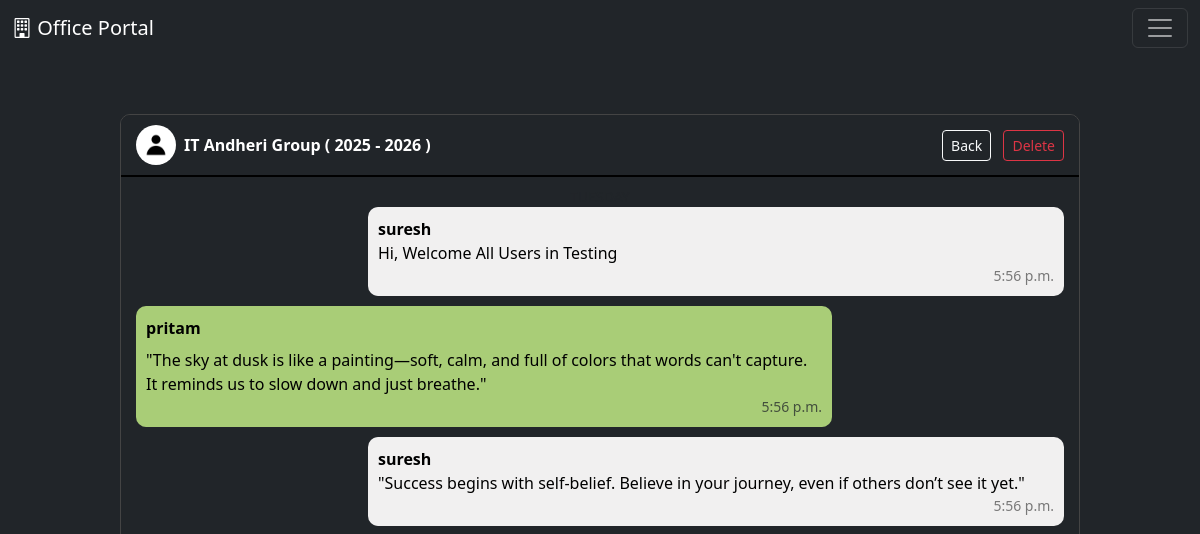
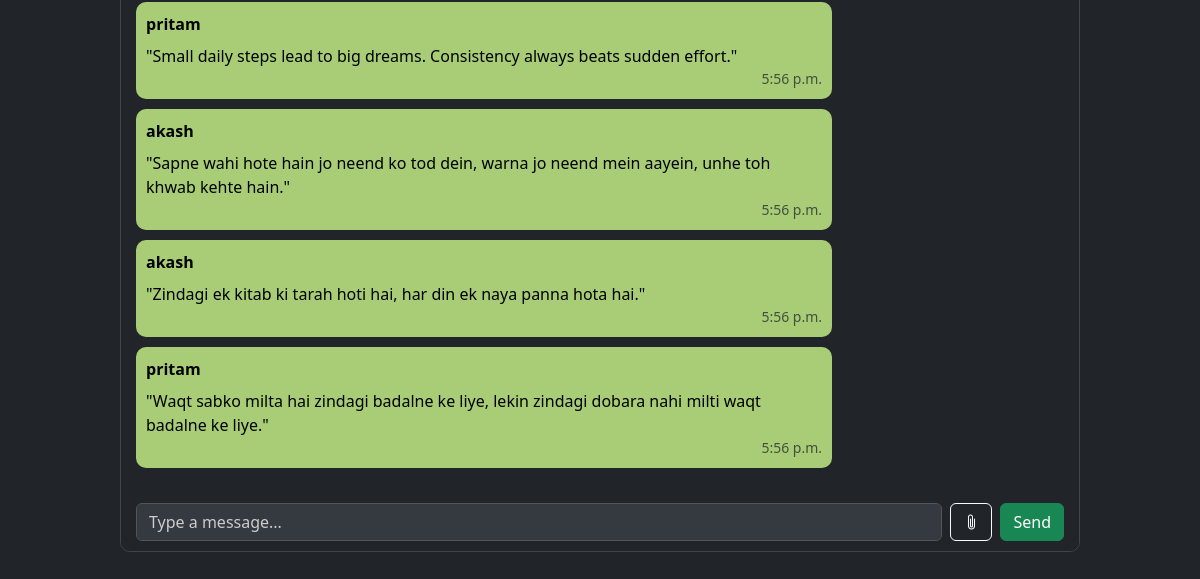
/chats-open/18/ (signed in), run on an earlier commit of the app's database (2 pictures, top to bottom).
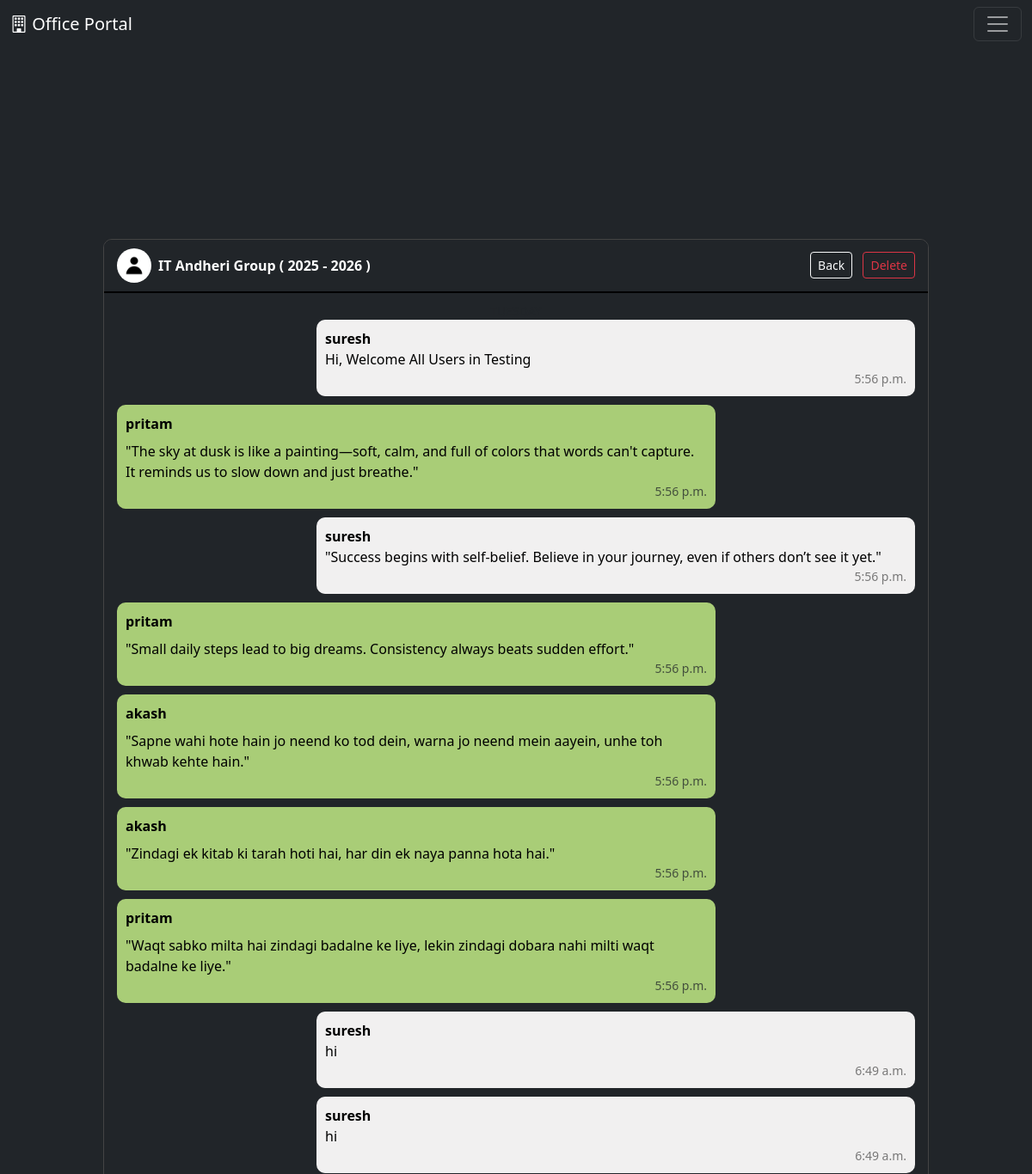
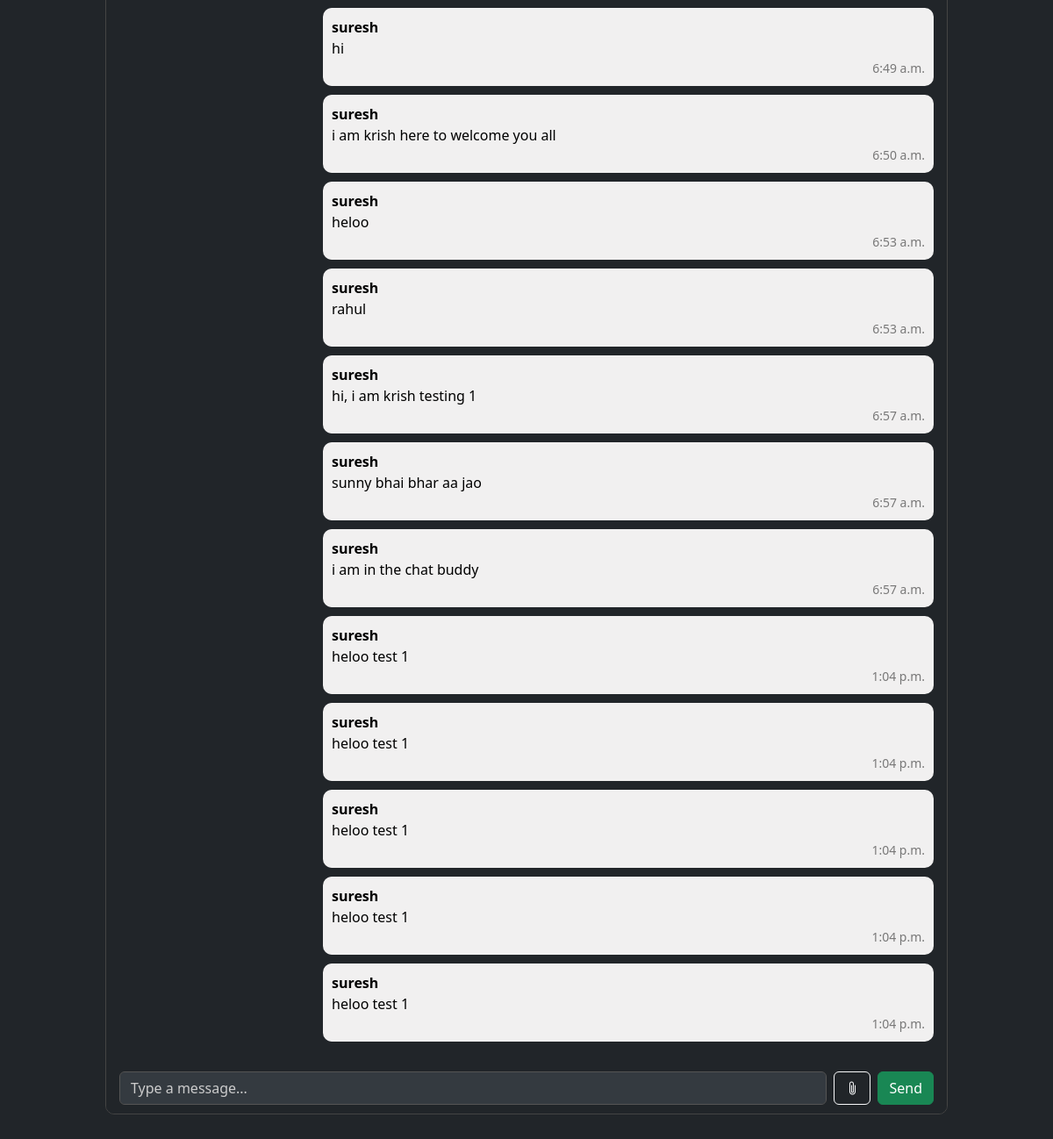
And on a later commit of the database (2 pictures, top to bottom).
### home/models.py (models this page shows, shortened)
class CategoryGroupModel(models.Model):
    CGM_Image = models.ImageField(upload_to='CGM/', default='default_user/def_user.jpg')
    CGM_Name = models.CharField(max_length=100)
    CGM_Category = models.CharField(max_length=100)
    CGM_Description = models.CharField(max_length=5000, blank=True, null=True, default='Group Chat, Description!')
    CGM_Slogon = models.CharField(max_length=500, default='Welcome To New Group!')
    CGM_Time = models.DateField(default=timezone.now)

class CGChartModel(models.Model):
    CGC_ChatLink = models.ForeignKey(CategoryGroupModel, on_delete=models.CASCADE)
    CGC_UserName = models.CharField(max_length=300)
    CGC_Text = models.CharField(max_length=7000, blank=True, null=True)
    CGC_Image = models.ImageField(upload_to='Images/', blank=True, null=True)
    CGC_File = models.FileField(upload_to='File/', blank=True, null=True)
    CGC_Video = models.FileField(upload_to='Video/', blank=True, null=True)
    CGC_Date = models.DateField(default=timezone.now)
    CGC_Time = models.TimeField(default=get_current_ist_time)

### home/views.py (the view, shortened to what this page needs)
# urls.py: path('chats-open/<str:groupname>/', views.openChatsPageFunction, name='OpenChats'),
def openChatsPageFunction(request, groupname):
    objOfGroup = CategoryGroupModel.objects.get(id = groupname)
    objOfChat = CGChartModel.objects.filter(CGC_ChatLink = groupname)
    objOfProfile = Profile.objects.get(name = request.user.id)
    groupName = objOfGroup.CGM_Name
    GroupImage = objOfGroup.CGM_Image
    lstOfUserData = []
    for OOC in objOfChat:
        if OOC.CGC_UserName == request.user.username:
            lstOfUserData += [1]
        else:
            lstOfUserData += [0]
    ObjectOFNewChat = zip(objOfChat, lstOfUserData)
    UserCategory = objOfProfile.user_category
    context = {
        'ObjectOFNewChat' : ObjectOFNewChat,
        'groupName' : groupName,
        'GroupImage' : GroupImage,
        'UserCategory' : UserCategory,
    }
    return render(request, 'openChat.html', context)

### home/navbar.py (called while the page is built)
def NavbarFunction(request):
    if request.user.is_authenticated:
        User_Profile = Profile.objects.get(name = request.user.id)
        return {
            "Category" : User_Profile.user_category,
        }
    return {
        "Category" : "Employee",
    }

### templates/openChat.html (shortened to what this page needs)
{% extends 'base.html' %}
{% block body %}
<div class="chat-container bg-dark">
    <div class="chat-navbar text-white bg-dark" style="border-bottom: 2px solid black;">
      <div class="d-flex align-items-center">
        <img src="/media/{{ GroupImage }}" class="rounded-circle me-2" width="40" height="40" alt="Profile">
        <span class="fw-bold">{{ groupName|truncatechars:80 }}</span>
      </div>
      <div>
        <a href="{% url 'Chats' %}" class="btn btn-outline-light btn-sm me-2">Back</a>
        {% if UserCategory == 'Owner' %}
          <button class="btn btn-outline-danger btn-sm">Delete</button>
        {% endif %}
      </div>
    </div>
    <div class="chat-body text-black" id="chat-body">
      <div class="text-center text-muted small">TUESDAY</div>
      {% for OC1, OC2 in ObjectOFNewChat %}
        {% if OC2 == 0 %}
          <div class="msg">
            <strong>{{ OC1.CGC_UserName }}</strong>
            <p class="mt-2 mb-0">
              {{ OC1.CGC_Text }}
            </p>
            <div class="text-end text-muted small">
              {{ OC1.CGC_Time }}
            </div>
          </div>
        {% elif OC2 == 1 %}
          <div class="msg other">
            <strong>{{ OC1.CGC_UserName }}</strong>
            <p class="mb-0">
              {{ OC1.CGC_Text }}
            </p>
            <div class="text-end text-black-50 small">
              {{ OC1.CGC_Time }}
            </div>
          </div>
        {% endif %}
      {% endfor %}
    </div>
    <form method="POST" enctype="multipart/form-data">
      <div class="chat-footer bg-dark d-flex align-items-center">
        <input type="text" id="textInput" name="CGC_Data_Form" class="form-control me-2" placeholder="Type a message...">
        <button class="btn btn-outline-light me-2" data-bs-toggle="modal" data-bs-target="#attachModal">
          <i class="bi bi-paperclip"></i>
        </button>
        <button class="btn btn-success">Send</button>
      </div>
    </form>
  </div>
{% endblock %}

### templates/base.html (shortened to what this page needs)
<!DOCTYPE html>
<html lang="en">
<head>
    <link href="https://cdn.jsdelivr.net/npm/bootstrap@5.3.3/dist/css/bootstrap.min.css" rel="stylesheet">
    <link href="https://cdn.jsdelivr.net/npm/bootstrap-icons@1.10.5/font/bootstrap-icons.css" rel="stylesheet">
</head>
<body class="bg-dark">
    {% include 'navbar.html' %}
    {% block body %}
    {% endblock %}
</body>
</html>

### templates/navbar.html (shortened to what this page needs)
<nav class="navbar navbar-dark bg-dark fixed-top">
  <div class="container-fluid">
    <a class="navbar-brand" href="{% url 'home' %}"><i class="bi bi-building"></i> Office Portal</a>
    <button class="navbar-toggler" type="button" data-bs-toggle="offcanvas" data-bs-target="#offcanvasDarkNavbar" aria-controls="offcanvasDarkNavbar" aria-label="Toggle navigation">
      <span class="navbar-toggler-icon"></span>
    </button>
  </div>
</nav>

### templates/openChat.html (style rules this page uses)
html, body { height: 100%; background-color: transparent; margin: 0; }
.chat-container { width: 80%; height: 85%; margin: 0 auto; display: flex; flex-direction: column; border: 1px solid #444; border-radius: 10px; overflow: hidden; position: relative; top: 10%; }
.chat-navbar { background-color: transparent; padding: 10px 15px; display: flex; align-items: center; justify-content: space-between; }
.chat-body { flex: 1; background-color: transparent; overflow-y: auto; padding: 15px; }
.msg { background-color: rgb(169, 205, 119); padding: 10px; border-radius: 10px; margin-bottom: 10px; max-width: 75%; }
.msg.other { background-color: #f1f0f0; margin-left: auto; }
.chat-footer { background-color: #000; padding: 10px 15px; display: flex; align-items: center; }
.chat-footer input { background-color: #343a40; color: white; border: 1px solid #555; }
.chat-footer input::placeholder { color: #ccc; }

What changed in the data, as far as the page shows it:
added CGChartModel: CGC_UserName "suresh", CGC_Text "hi", CGC_Time "6:49 a.m."
added CGChartModel: CGC_UserName "suresh", CGC_Text "hi", CGC_Time "6:49 a.m."
added CGChartModel: CGC_UserName "suresh", CGC_Text "hi", CGC_Time "6:49 a.m."
added CGChartModel: CGC_UserName "suresh", CGC_Text "i am krish here to welcome you all", CGC_Time "6:50 a.m."
added CGChartModel: CGC_UserName "suresh", CGC_Text "heloo", CGC_Time "6:53 a.m."
added CGChartModel: CGC_UserName "suresh", CGC_Text "rahul", CGC_Time "6:53 a.m."
added CGChartModel: CGC_UserName "suresh", CGC_Text "hi, i am krish testing 1", CGC_Time "6:57 a.m."
added CGChartModel: CGC_UserName "suresh", CGC_Text "sunny bhai bhar aa jao", CGC_Time "6:57 a.m."
added CGChartModel: CGC_UserName "suresh", CGC_Text "i am in the chat buddy", CGC_Time "6:57 a.m."
added CGChartModel: CGC_UserName "suresh", CGC_Text "heloo test 1", CGC_Time "1:04 p.m."
added CGChartModel: CGC_UserName "suresh", CGC_Text "heloo test 1", CGC_Time "1:04 p.m."
added CGChartModel: CGC_UserName "suresh", CGC_Text "heloo test 1", CGC_Time "1:04 p.m."
added CGChartModel: CGC_UserName "suresh", CGC_Text "heloo test 1", CGC_Time "1:04 p.m."
added CGChartModel: CGC_UserName "suresh", CGC_Text "heloo test 1", CGC_Time "1:04 p.m."
